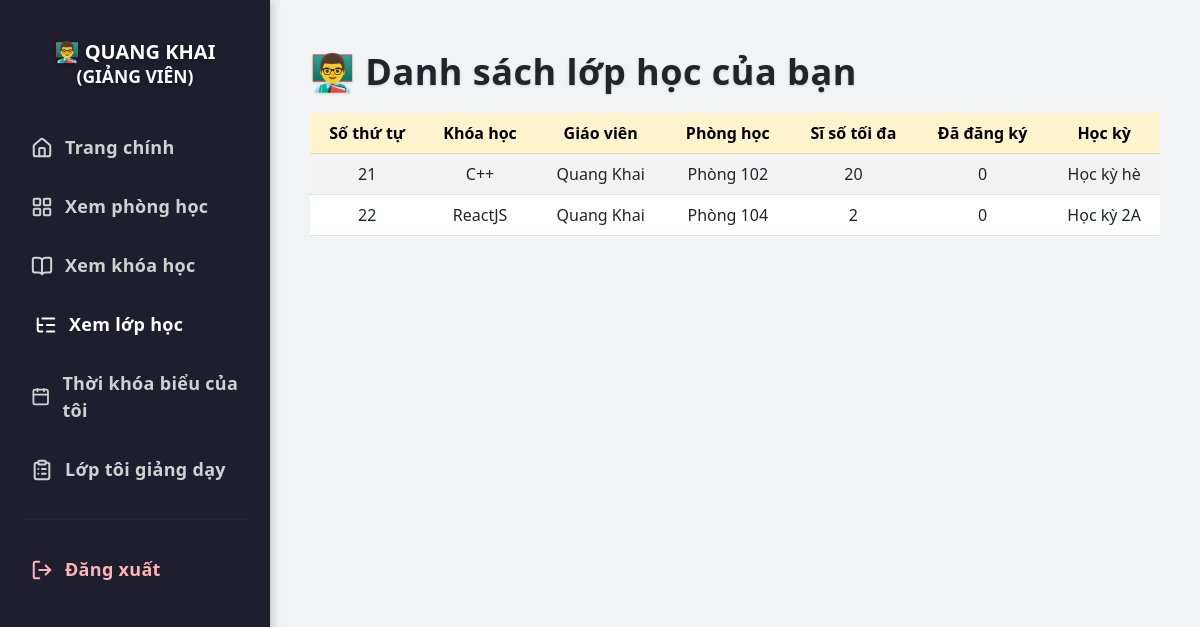
Before: /view-classes (signed in) with the older database file.
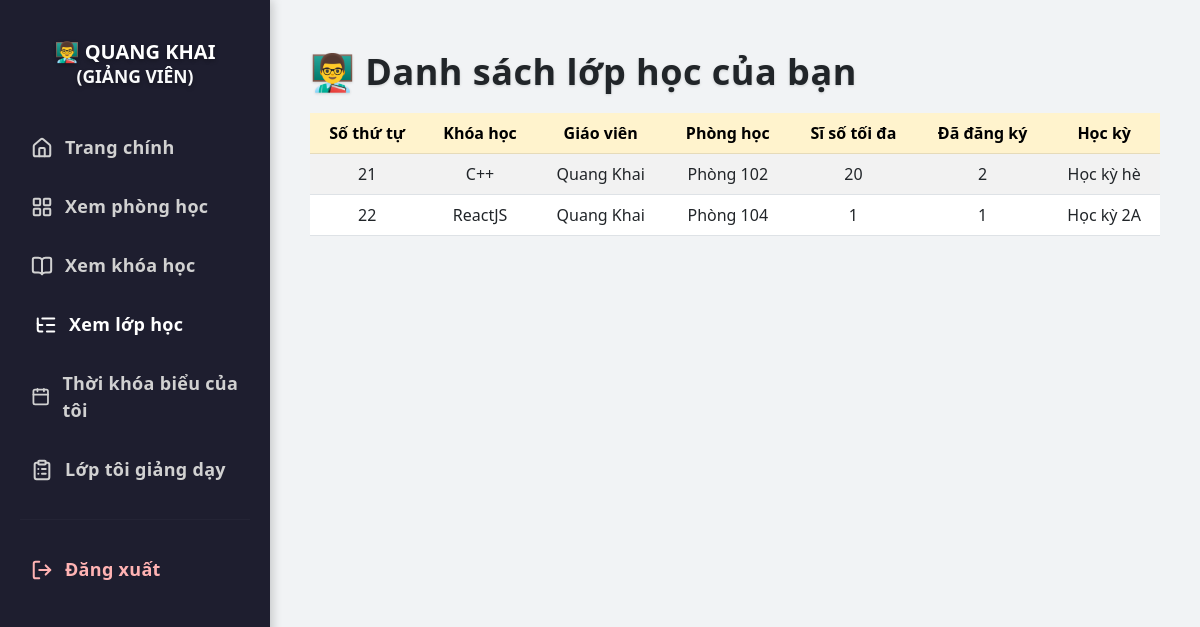
After: the same page with the newer database file.
### tables this page shows
CREATE TABLE classes (
            id INTEGER PRIMARY KEY AUTOINCREMENT,
            course_id INTEGER NOT NULL,
            teacher_id INTEGER NOT NULL,
            room_id INTEGER NOT NULL,
            capacity INTEGER NOT NULL CHECK (capacity > 0),
            registered INTEGER DEFAULT 0, semester_id INTEGER REFERENCES semesters(id),
            FOREIGN KEY (course_id) REFERENCES courses(id),
            FOREIGN KEY (teacher_id) REFERENCES users(id),
            FOREIGN KEY (room_id) REFERENCES rooms(id)
        );

CREATE TABLE courses (
            id INTEGER PRIMARY KEY AUTOINCREMENT,
            name TEXT NOT NULL UNIQUE,
            description TEXT
        , image TEXT);

CREATE TABLE users (
            id INTEGER PRIMARY KEY AUTOINCREMENT,
            full_name TEXT NOT NULL,
            email TEXT NOT NULL UNIQUE,
            password TEXT NOT NULL,
            role TEXT NOT NULL CHECK (role IN ('student', 'teacher', 'admin')),
            dob DATE,                
            phone TEXT,             
            gender TEXT CHECK (gender IN ('male', 'female', 'other')), 
            cccd TEXT              
        , image TEXT);

CREATE TABLE rooms (
            id INTEGER PRIMARY KEY AUTOINCREMENT,
            name TEXT NOT NULL UNIQUE,
            status TEXT NOT NULL CHECK (status IN ('available', 'occupied', 'maintenance'))
        );

CREATE TABLE semesters (
            id INTEGER PRIMARY KEY AUTOINCREMENT,
            name TEXT NOT NULL,
            start_date TEXT NOT NULL,  -- yyyy-MM-dd
            end_date TEXT NOT NULL
        );

### app.py (the view)
@app.route('/view-classes')
@login_required
def view_classes():
    conn = sqlite3.connect('database.db')
    cursor = conn.cursor()
    if current_user.role == 'admin':
        query = """
            SELECT
                classes.id, courses.name, users.full_name, rooms.name,
                classes.capacity, classes.registered, semesters.name
            FROM classes
            JOIN courses ON classes.course_id = courses.id
            JOIN users ON classes.teacher_id = users.id
            JOIN rooms ON classes.room_id = rooms.id
            JOIN semesters ON classes.semester_id = semesters.id
        """
        classes = cursor.execute(query).fetchall()
    elif current_user.role == 'teacher':
        query = """
            SELECT
                classes.id, courses.name, users.full_name, rooms.name,
                classes.capacity, classes.registered, semesters.name
            FROM classes
            JOIN courses ON classes.course_id = courses.id
            JOIN users ON classes.teacher_id = users.id
            JOIN rooms ON classes.room_id = rooms.id
            JOIN semesters ON classes.semester_id = semesters.id
            WHERE classes.teacher_id = ?
        """
        classes = cursor.execute(query, (current_user.id,)).fetchall()
    else:
        conn.close()
        return "Không có quyền truy cập", 403
    conn.close()
    return render_template('view_classes.html', classes=classes, user=current_user)

### app.py (called while the page is built)
@login_manager.user_loader
def load_user(user_id):
    conn = sqlite3.connect('database.db')
    cursor = conn.cursor()
    cursor.execute("SELECT id, full_name, email, role, image FROM users WHERE id = ?", (user_id,))
    row = cursor.fetchone()
    conn.close()
    if row:
        return User(*row)
    return None

### templates/view_classes.html (shortened to what this page needs)
<!DOCTYPE html>
<html lang="vi">
<head>
  <link href="https://cdn.jsdelivr.net/npm/bootstrap@5.3.0/dist/css/bootstrap.min.css" rel="stylesheet">
</head>
<body>
<div class="sidebar">
  {% if user.role == 'admin' %}
    <h4>🎓 {{ user.full_name }}<br><small class="text-light">(ADMIN)</small></h4>
  {% elif user.role == 'teacher' %}
    <h4>👨‍🏫 {{ user.full_name }}<br><small class="text-light">(GIẢNG VIÊN)</small></h4>
  {% else %}
    <h4>👩‍🎓 {{ user.full_name }}<br><small class="text-light">(Sinh viên)</small></h4>
  {% endif %}
  <a href="/dashboard"><i data-lucide="home"></i>Trang chính</a>
  <a href="{{ url_for('view_rooms') }}"><i data-lucide="layout-grid"></i>Xem phòng học</a>
  <a href="{{ url_for('view_courses') }}"><i data-lucide="book-open"></i>Xem khóa học</a>
  <a href="{{ url_for('view_classes') }}" class="active"><i data-lucide="list-tree"></i>Xem lớp học</a>
  {% if user.role == 'teacher' %}
    <a href="{{ url_for('teacher_schedule') }}"><i data-lucide="calendar"></i>Thời khóa biểu của tôi</a>
    <a href="{{ url_for('teacher_my_class') }}"><i data-lucide="clipboard-list"></i>Lớp tôi giảng dạy</a>
  {% endif %}
  <hr>
  <a href="{{ url_for('logout') }}" class="logout-link"><i data-lucide="log-out"></i>Đăng xuất</a>
</div>
<div class="main-content">
  {% if user.role == 'teacher' %}
    <h2>👨‍🏫 Danh sách lớp học của bạn</h2>
  {% endif %}
  <div class="table-responsive">
    <table class="table table-striped table-hover align-middle">
      <thead class="table-warning text-center">
        <tr>
          <th scope="col">Số thứ tự</th>
          <th scope="col">Khóa học</th>
          <th scope="col">Giáo viên</th>
          <th scope="col">Phòng học</th>
          <th scope="col">Sĩ số tối đa</th>
          <th scope="col">Đã đăng ký</th>
          <th scope="col">Học kỳ</th>
        </tr>
      </thead>
      <tbody class="text-center" id="classTableBody">
        {% for c in classes %}
        <tr>
          <td>{{ c[0] }}</td>
          <td>{{ c[1] }}</td>
          <td>{{ c[2] }}</td>
          <td>{{ c[3] }}</td>
          <td>{{ c[4] }}</td>
          <td>{{ c[5] }}</td>
          <td>{{ c[6] }}</td>
        </tr>
        {% endfor %}
      </tbody>
    </table>
  </div>
</div>
</body>
</html>

Changed rows visible on the page:
changed classes "Phòng 102": registered "0" → "2"
changed classes "ReactJS": capacity "2" → "1"; registered "0" → "1"
